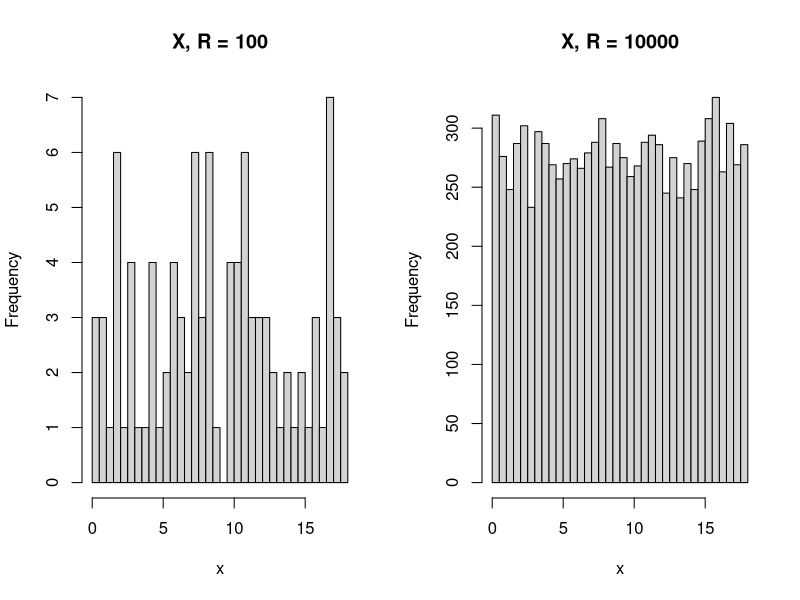
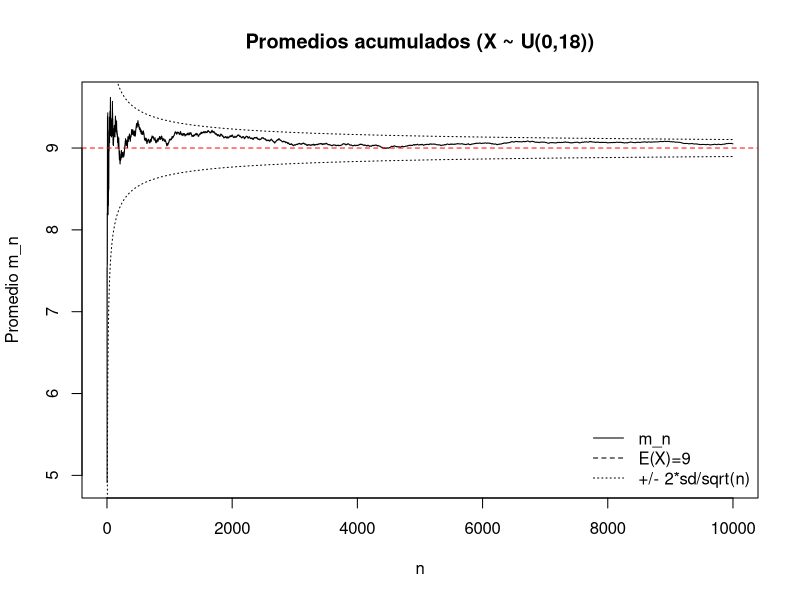
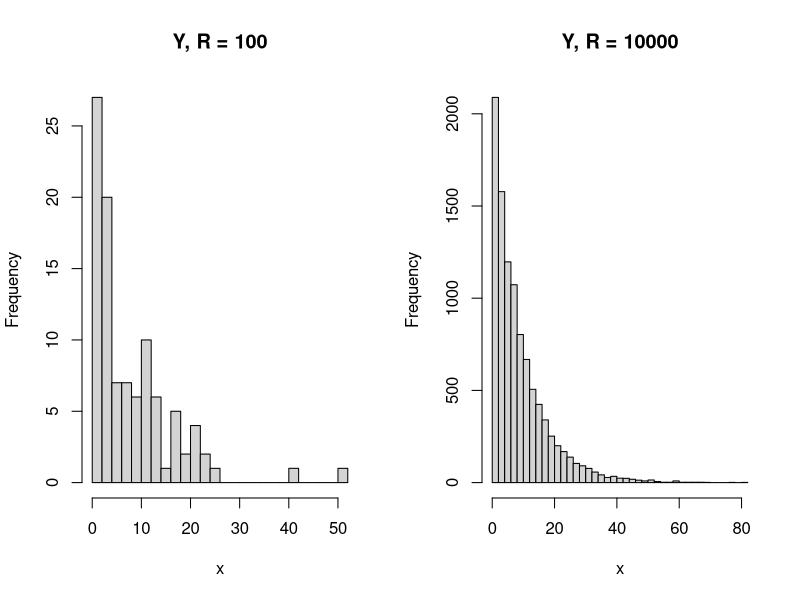

Generate these figures, in order, with R:
## ---- chunk 1
knitr::opts_chunk$set(echo = TRUE)
## ---- chunk 2
set.seed(13)
X_dist <- function(R){
  return(runif(n= R, min= 0, max=18))
}
## ---- chunk 3
R100  <- X_dist(100)
R1e4  <- X_dist(10^4)

summary(R100)
summary(R1e4)


par(mfrow = c(1,2))
hist(R100, breaks = 30, main = "X, R = 100", xlab = "x")
hist(R1e4, breaks = 30, main = "X, R = 10000", xlab = "x")
par(mfrow = c(1,1))


## ---- chunk 4
R <- 10^4
manyX <- X_dist(R)

m_n <- cumsum(manyX) / seq_along(manyX)

plot(seq_along(m_n), m_n, type = "l", lwd = 1,
     xlab = "n", ylab = "Promedio m_n",
     main = "Promedios acumulados (X ~ U(0,18))")
abline(h = 9, col = "red", lty = 2)

# bandas de referencia +/- 2*sd/sqrt(n)
sigma2 <- 27
sd_seq <- sqrt(sigma2 / seq_along(m_n))
lines(seq_along(m_n), 9 + 2*sd_seq, lty = 3)
lines(seq_along(m_n), 9 - 2*sd_seq, lty = 3)

legend("bottomright",
       legend = c("m_n", "E(X)=9", "+/- 2*sd/sqrt(n)"),
       lty = c(1,2,3), bty = "n")

## ---- chunk 5
set.seed(13)

Y_dist <- function(R) {
  rexp(n = R, rate = 1/9)
}
## ---- chunk 6
YR100  <- Y_dist(100)
YR1e4  <- Y_dist(10^4)

summary(YR100)
summary(YR1e4)


par(mfrow = c(1,2))
hist(YR100, breaks = 30, main = "Y, R = 100", xlab = "x")
hist(YR1e4, breaks = 30, main = "Y, R = 10000", xlab = "x")
par(mfrow = c(1,1))
